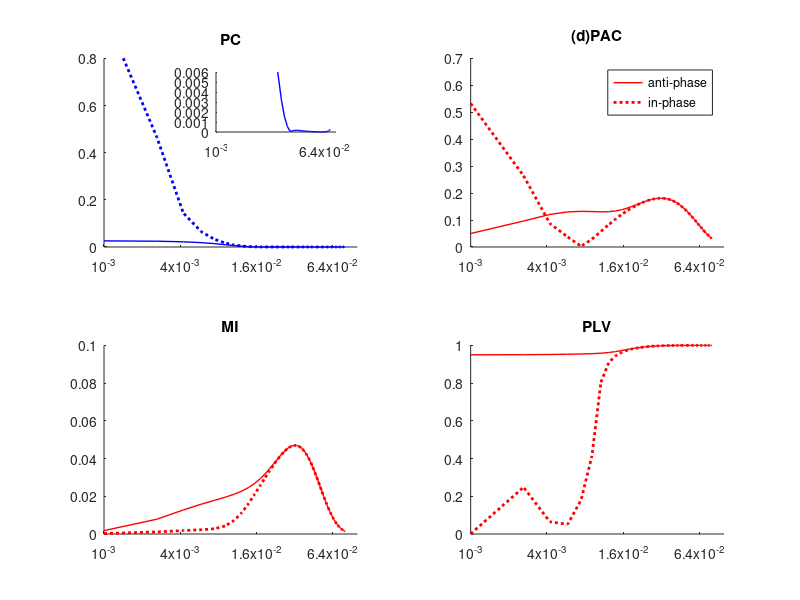

MATLAB code to generate this figure:
%% dPAC: A method for debiasing phase-amplitude cross-frequency coupling
% Joram van Driel, Roy Cox & Mike X Cohen
% 2014/2015
% --
% This code accompanies the paper titled "Phase clustering bias in
% phase-amplitude cross-frequency coupling and its removal". Below, 
% simulations are run that show how non-sinusoidal properties can produce
% phase clustering bias in different coupling measures.
% In addition, band-pass filtering is used to approximate regular time
% series analysis approaches to real data.
% Using the code without following the paper may lead to confusion, 
% incorrect data analyses, and misinterpretations of results. 
% The authors assume no responsibility for inappropriate or incorrect use 
% of this code. 


clear all

% cd('some/path/'); % -- change directory if you want to save output and/or plots

%% parameters

srate = 1000;                  % -- sampling rate
t = 1/srate:1/srate:12;        % -- time points: 10000 1ms steps; 12 seconds (10 seconds plus padded 1000 ms on each side for edge artifacts)
ntimepoints = length(t)-2000;  % -- get number of timepoints minus padded buffer zones
centTimes = 0:0.2:12;          % -- center times for 'oscillatory' peaks; corresponds to 5 Hz
fpow = 30;                     % -- frequency for power: gamma
nbins = 18;                    % -- number of bins used for Tort's MI

gausWidth = linspace(0.001,0.08,50); % -- gaussian width of the 'oscillatory' peaks

[pac, dpac, mi, pc, plv] = deal(zeros(2,50)); % -- initialize output matrices


%%
q=0;

for in_anti = 1:2 % -- simulate two scenarios: phase clustering bias as in vs. anti phase with coupling angle
    for g = 1:50 % -- loop over 50 widths of the gaussian 'cycles'
        
        gW = gausWidth(g); % -- set the width of the gaussian
        
        % -- create time series
        % -- this codes concatenates a series of gaussians that are
        % -- then detrended
        cmd = 'ts = detrend(';
        for i=1:length(centTimes)
            cmd = [cmd 'exp(-((t-' num2str(centTimes(i)) ').^2)/(2*' num2str(gW) '^2)) + '];
        end
        cmd = [cmd '0);'];
        eval(cmd)
        
        % -- gamma is a complex sine wave that is phase-modulated by the
        % -- above time series
        gamma = ((ts+0.5)  .* exp( 1i * 2 * pi * fpow * t ));
        
        if in_anti==2
            ts = ts([101:end 1:100]); % -- shift the time series with pi (100 ms)
        end
        
        thetagamma = real(gamma) + ts;
        
        %% basic filter settings
        
        % -- band-pass filter
        thetaband           = [3 7];
        gammaband           = [25 35];
        
        theta_filt_order    = round(3*(srate/thetaband(1)));
        theta_filterweights = fir1(theta_filt_order,[mean(thetaband)-(thetaband(2)-thetaband(1)) mean(thetaband)+(thetaband(2)-thetaband(1))]/(srate/2));  % -- NOTE: if eeglab is added to path, remove eeglab/plugins/biosig from path
        
        gamma_filt_order    = round(3*(srate/gammaband(1)));
        gamma_filterweights = fir1(gamma_filt_order,[mean(gammaband)-(gammaband(2)-gammaband(1)) mean(gammaband)+(gammaband(2)-gammaband(1))]/(srate/2)); % -- NOTE: if eeglab is added to path, remove eeglab/plugins/biosig from path
        
        thetafilt = filtfilt(theta_filterweights,1,thetagamma); thetafilt = thetafilt(1001:end-1000);
        gammafilt = filtfilt(gamma_filterweights,1,thetagamma); gammafilt = gammafilt(1001:end-1000);

        %% PAC, dPAC, MI, PLV (note: dPAC not shown in the paper)
        
        % -- extract phase and power
        thetaphase = angle(hilbert(thetafilt));
        gammapow = abs(hilbert(gammafilt));
        
        % -- equations to calculate PAC, dPAC and PC (phase clustering vector length)
        pac(in_anti,g)  = abs(mean(exp(1i*thetaphase) .* gammapow));
        debias_term = mean(exp(1i*thetaphase)); % -- this is the phase clustering bias
        dpac(in_anti,g) = abs(mean( (exp(1i*thetaphase) - debias_term) .* gammapow)); % -- which is subtracted here
        pc(in_anti,g) = abs(mean(exp(1i*thetaphase)));
        
        % -- Tort's Modulation Index
        
        thetaphase_bin = ceil( tiedrank( thetaphase ) / (ntimepoints / nbins) ); % -- bin the theta phase angles into nbins -- NOTE: tiedrank also exists in eeglab toolbox; when added to path, may cause conflict
        gammapow_bin = zeros(1,nbins);
        for k=1:nbins
            gammapow_bin(k) = squeeze(mean(gammapow(thetaphase_bin==k))); % -- compute mean gamma power in each bin
        end
        gammapow_bin = gammapow_bin ./ sum(gammapow_bin); % -- normalize
        
        mi(in_anti,g) = (log(nbins) + sum(gammapow_bin.*log(gammapow_bin)) ) ./ log(nbins); % -- compute MI
        
        % -- Phase-locking value (Cohen, 2008; Colgin et al 2009)        

        plv(in_anti,g) = abs(mean(exp(1i*(thetaphase- angle(hilbert(detrend(gammapow)))))));
        
                
    end
end


%% plot of different CFC measures (Figure 3B)

figure('position',[400 100 400 400])

subplot(221)
plot(gausWidth,pc(1,:),'b','linewidth',1); hold on
plot(gausWidth,pc(2,:),':b','linewidth',2);
set(gca,'xscale','log','xtick',[0.001 0.004 0.016 0.064],'ylim',[0 0.8]) %
title('PC')
box off

% -- small inlay plot to zoom in on small bump of PC increase for PC being
% -- anti-phase with CFC angle (not visible because of strong PC increase
% -- for low-g and PC-CFC in-phase
ax1 = gca;
ax1_pos = get(ax1,'position');
ax2 = axes('Position',[0.27 0.78 0.15 0.1],...
    'XAxisLocation','bottom',...
    'YAxisLocation','left',...
    'Color','none');
plot(gausWidth,pc(1,:),'parent',ax2,'color','b','linewidth',1); hold on
set(gca,'xscale','log','xtick',[0.001 0.064],'ylim',[0 0.006])
box off

subplot(222)
plot(gausWidth,pac(1,:),'r','linewidth',1); hold on
plot(gausWidth,pac(2,:),':r','linewidth',2); 
set(gca,'xscale','log','xtick',[0.001 0.004 0.016 0.064])
title('(d)PAC')
box off
legend('anti-phase','in-phase')

subplot(223)
plot(gausWidth,mi(1,:),'r','linewidth',1); hold on
plot(gausWidth,mi(2,:),':r','linewidth',2);
set(gca,'xscale','log','xtick',[0.001 0.004 0.016 0.064],'ylim',[0 0.1])
title('MI')
box off

subplot(224)
plot(gausWidth,plv(1,:),'r','linewidth',1); hold on
plot(gausWidth,plv(2,:),':r','linewidth',2);
set(gca,'xscale','log','xtick',[0.001 0.004 0.016 0.064])
title('PLV')
box off

